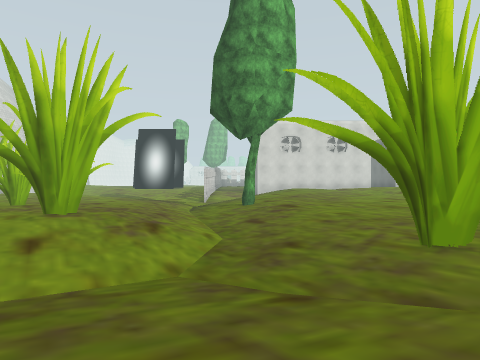
View 1 (above)

12 first-person views from a walk through a Unity game level. The camera is 1.4 m above the floor, looks level and sees 75° across. The floor is counted in squares, 2 m on a side. Each view is taken from the middle of a square. On the plan, view 1 faces up. The plan holds only what a view shows up to about 10 squares ahead; the rest is blank. The place goes on beyond the plan. The player is left out. Some animated figures are left out. Door leaves are left out, so doorways stand open. Some surface patterns are stand-ins.

View 2
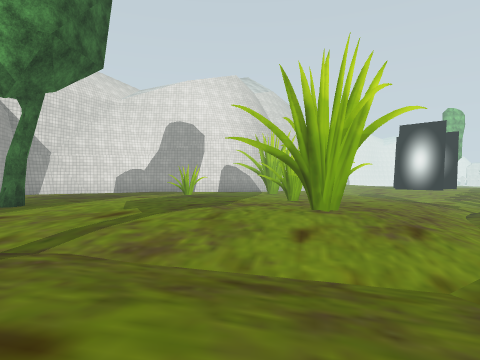

View 3
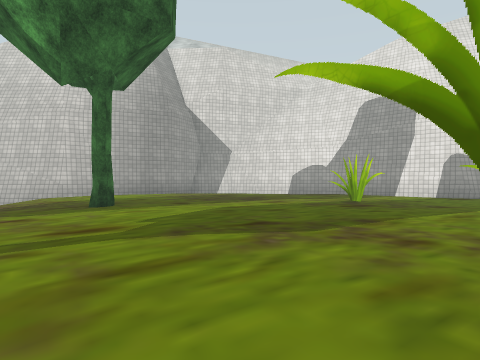

View 4
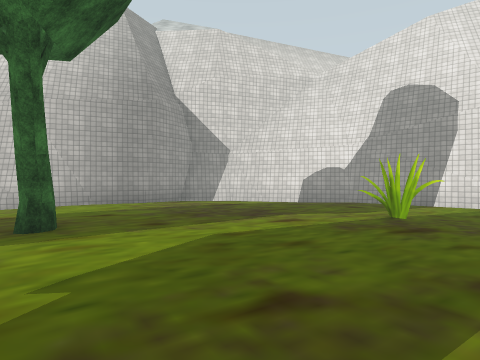

View 5
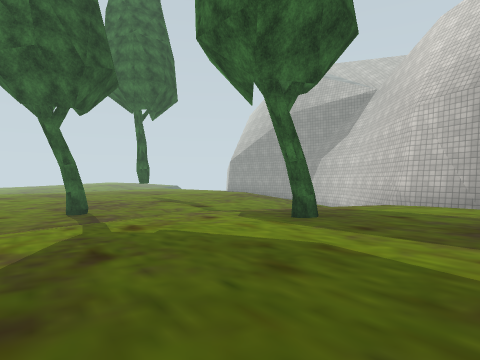

View 6
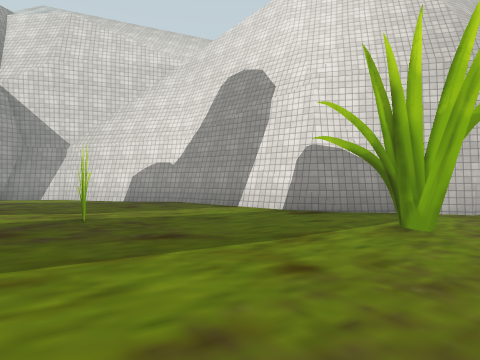

View 7
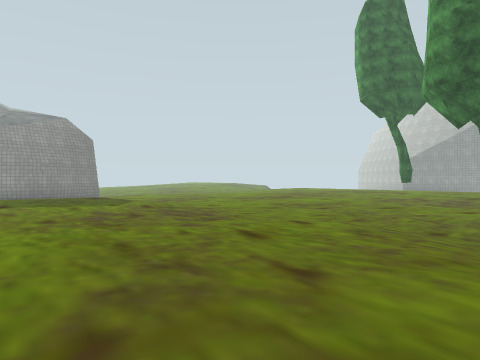

View 8
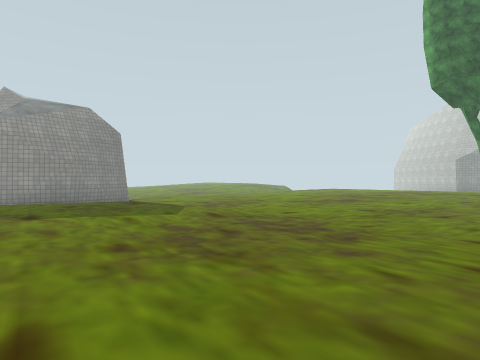

View 9
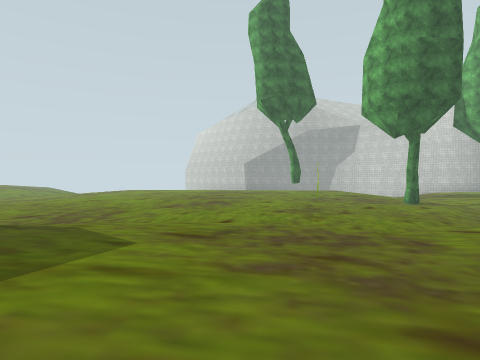

View 10
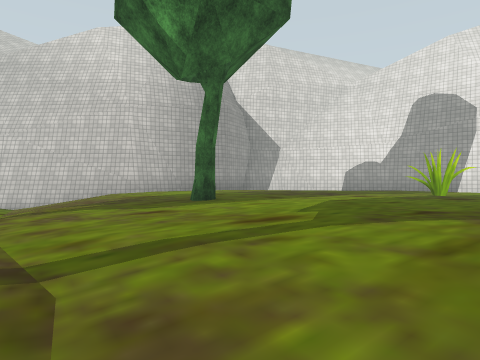

View 11
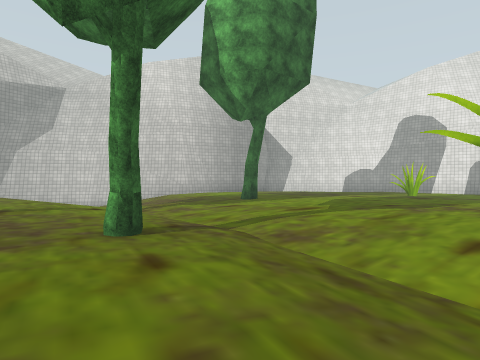

View 12
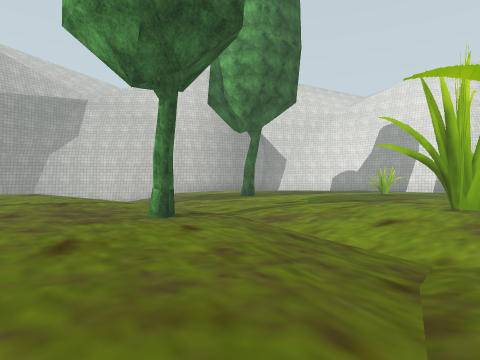

### Floor plan
Key: @ floor where view 1 was taken; # wall or solid block; . main floor; - floor 0.25 m lower than the main floor; _ floor 0.5 m lower than the main floor; / step, stairs or slope; = window, fence, low wall or low ledge; T tree; O other object.
Columns run from 15 left of view 1 to 13 right of it. Each row starts with its distance up from view 1.
 14     #
 13     #-
 12     #.-
 11    ##===-   //
 10    #..-------////...
  9   ##...------//T/...
  8  ##......==-=////...
  7  #...OO..== .////....
  6  #........==.=///-....
  5 ##.........==////--....
  4 #...........////=-=-....
  3 #...........////===---...
  2 ##.........//_////----...
  1  ## ...T..-///-------.....
  0    #....--/-#--@----==.....
 -1    ##..---/-T---OO--=.=....
 -2     #/////.----------/=.=...
 -3     #/////...----..---/==../#
 -4     #/  /.... .....----/  /##

Positions as (right, up) in squares from view 1, and headings:
1: (0, 0), facing up
2: (0, 0), facing up-left
3: (-2, 4), facing left
4: (-4, 4), facing left
5: (-7, 7), facing down
6: (-5, 9), facing left
7: (4, 8), facing down
8: (6, 6), facing down
9: (9, 3), facing down-left
10: (-2, 2), facing left
11: (1, 1), facing left
12: (3, 1), facing left
